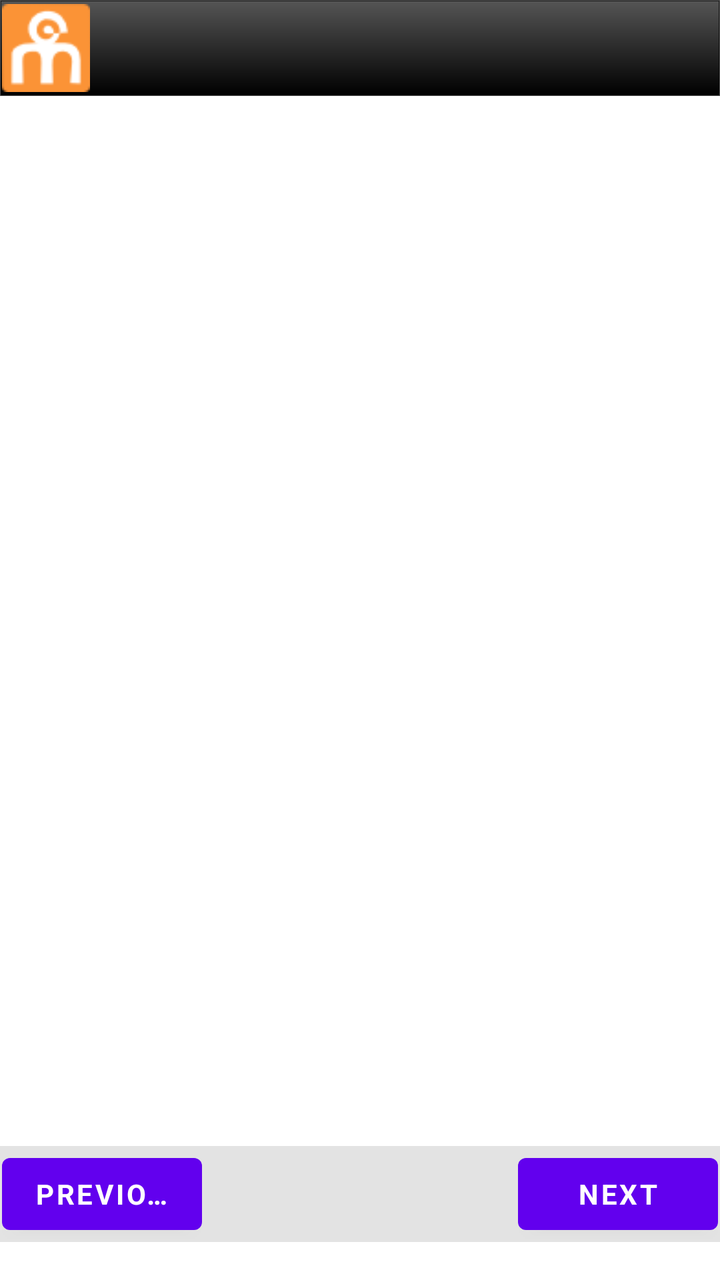
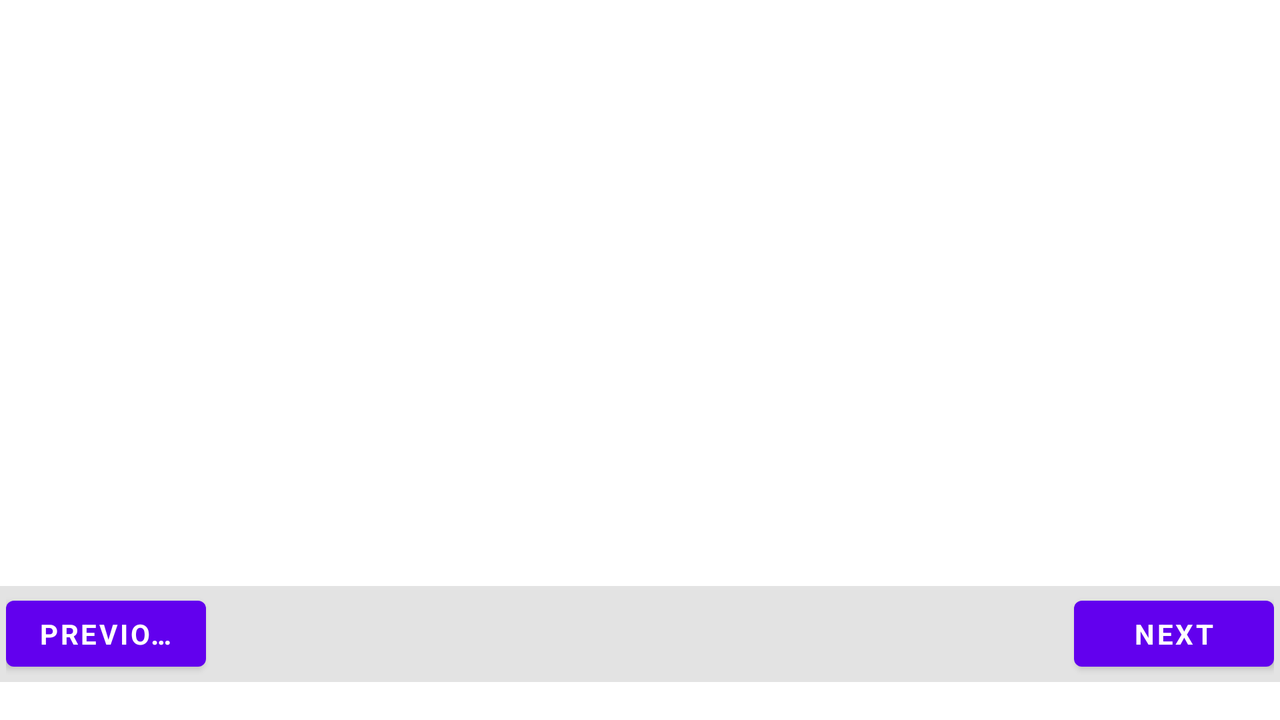

Compare how this app lays out the same screen by default and in its alternative resource folder. The renders come first, then the two layout files and the values they reference.
<!-- AndroidManifest.xml: fallback theme Theme.MaterialComponents.DayNight.NoActionBar -->
<!-- res/layout/viewphotos_activity.xml -->
<?xml version="1.0" encoding="utf-8"?>
<RelativeLayout xmlns:android="http://schemas.android.com/apk/res/android"
    android:layout_width="fill_parent"
    android:layout_height="fill_parent"
    >
    
<include layout="@layout/custom_title"/>
		    
<GridView
	android:id="@+id/photos_container"
	android:layout_width="fill_parent"
	android:layout_height="wrap_content"
	android:layout_centerHorizontal="true"
	android:layout_below="@+id/topheader"
	android:layout_above="@+id/footer"
	
    android:numColumns="3" 
    android:gravity="center_horizontal|center_vertical"
    android:padding="5dip"
    android:verticalSpacing="5dp"    
    android:horizontalSpacing="5dip"
    android:columnWidth="0dip"
    android:stretchMode="columnWidth"
    
        	
>

</GridView>


<LinearLayout
android:layout_width="fill_parent"
android:layout_height="wrap_content"
android:layout_alignParentBottom="true"
android:id="@+id/footer"
android:orientation="vertical"
>

<RelativeLayout 
android:id="@+id/paging_container"
android:layout_width="fill_parent" 
android:layout_height="wrap_content"
android:layout_alignParentLeft="true"
android:layout_below="@+id/photos_container"
android:layout_above="@+id/ad"
android:layout_margin="0dip"

android:gravity="center_vertical"

android:background="#22333333"

android:paddingTop="0dip"
android:paddingBottom="0dip"
android:paddingLeft="1dip"
android:paddingRight="1dip"

>

<Button android:id="@+id/prev"
	android:layout_width="100dip" 
    android:layout_height="wrap_content"
    android:layout_centerVertical="true"
    android:layout_alignParentLeft="true"
  
    android:text="Previous"
    android:textSize="14dp"
    android:textStyle="bold"
    android:typeface="sans"
    
    android:gravity="center"
   
    android:singleLine="true"  
    android:nextFocusUp="@+id/photos_container"
    >
    
</Button>


<Button android:id="@+id/next"
	android:layout_width="100dip" 
  android:layout_height="wrap_content"
    android:layout_centerVertical="true"
    android:layout_alignParentRight="true"
    android:layout_toLeftOf="@+id/prev"
          
    android:text="Next"
    android:textSize="14dp"
    android:typeface="sans"
    android:textStyle="bold"
    android:gravity="center"
    
    
    android:singleLine="true"
        
    
    android:nextFocusUp="@+id/photos_container"
    >
    
</Button>
    
</RelativeLayout>


<include layout="@layout/include_admob"/>
	
</LinearLayout>

</RelativeLayout>
<!-- res/layout/custom_title.xml (included above) -->
<?xml version="1.0" encoding="utf-8"?>
<RelativeLayout xmlns:android="http://schemas.android.com/apk/res/android"
android:gravity="left|center_vertical"
android:layout_width="fill_parent" 
android:layout_height="48dip"
android:background="@drawable/title_bg"
android:id="@+id/topheader_container"
> 


<TextSwitcher   
	android:id="@+id/topheader" 
	android:layout_width="fill_parent" 
    android:layout_height="wrap_content"
    android:gravity="center_vertical|center_horizontal"   
    android:inAnimation="@anim/bottom_to_middle"
    android:outAnimation="@anim/middle_to_top"     
   />   
   
<ImageView
	android:id="@+id/th_image" 
	android:layout_width="44dip" 
    android:layout_height="44dip"
    android:scaleType="centerCrop"
    android:gravity="left"   
    android:layout_gravity="left|center_vertical"
    android:src="@drawable/moob_logo_48"
/>
   
<ProgressBar android:id="@+id/loadingindicator"
		android:layout_width="20dip"  
		android:layout_height="20dip"
		android:layout_alignParentRight="true"
		android:layout_gravity="center_vertical|right"		
		android:layout_marginTop="3dip"
		android:layout_marginRight="2dip"
		android:focusable="false"
		android:visibility="invisible" />
		    
</RelativeLayout>
<!-- res/layout/include_admob.xml (included above) -->
<?xml version="1.0" encoding="utf-8"?>
<merge xmlns:android="http://schemas.android.com/apk/res/android"
	>
	<com.admob.android.ads.AdView xmlns:app="com.admob.android.ads.AdView"
		android:id="@+id/ad" android:visibility="invisible"
		android:layout_width="fill_parent" android:layout_height="wrap_content"
		android:layout_alignParentBottom="true" app:backgroundColor="#00000000"
		app:textColor="#FFffffff" app:keywords="" app:testing="false" />
		
</merge>
<!-- resources referenced by this layout -->
<resources>
  <!-- drawable moob_logo_48: png bitmap (drawable, 1641 bytes) -->
  <!-- drawable title_bg (drawable) -->
  <?xml version="1.0" encoding="utf-8"?>
  <shape xmlns:android="http://schemas.android.com/apk/res/android">    
      <gradient android:startColor="#AA000000" android:endColor="#FF000000" android:angle="270"/>   
      <padding android:left="1dp" android:top="2dip" android:right="1dp" android:bottom="2dip" />
      <corners android:radius="0dp" />  
      <stroke android:width="0.5dip" android:color="#AA000000" />
  </shape>
</resources>
<!-- res/layout-land/viewphotos_activity.xml (the repository's variant of the layout above) -->
<!-- drawn on the phone turned sideways -->
<?xml version="1.0" encoding="utf-8"?>
<RelativeLayout xmlns:android="http://schemas.android.com/apk/res/android"
    android:layout_width="fill_parent"
    android:layout_height="fill_parent"
    >
        
<TextSwitcher  
	android:id="@+id/topheader" 
	android:layout_width="fill_parent" 
    android:layout_height="wrap_content"
    android:gravity="center_vertical|center_horizontal"   
    android:inAnimation="@anim/bottom_to_middle"
    android:outAnimation="@anim/middle_to_top"    
   />
   
<ProgressBar android:id="@+id/loadingindicator"
		android:layout_width="22dp"
		android:layout_height="22dp"
		android:layout_alignParentRight="true"
		android:layout_gravity="center_vertical|right"
		android:paddingTop="0dp"
		android:paddingBottom="0dp"
		android:focusable="false"
		android:visibility="invisible" />    
		
<ProgressBar android:id="@+id/loadingindicator2"
		android:layout_width="22dp"
		android:layout_height="22dp"
		android:layout_alignParentRight="true"
		android:layout_gravity="center_vertical|right"
		android:paddingTop="0dp"
		android:paddingBottom="0dp"
		android:focusable="false"
		android:visibility="invisible" /> 
	
<GridView
	android:id="@+id/photos_container"
	android:layout_width="fill_parent"
	android:layout_height="wrap_content"
	android:layout_centerHorizontal="true"
	android:layout_alignParentTop="true"
	android:layout_above="@+id/footer"
	
    android:numColumns="4" 
    android:gravity="center_horizontal|center_vertical"
    android:padding="5dip"
    android:verticalSpacing="5dp"    
    android:horizontalSpacing="5dip"
    android:columnWidth="0dip"
    android:stretchMode="columnWidth"
    
        	
>

</GridView>


<LinearLayout
android:layout_width="fill_parent"
android:layout_height="wrap_content"
android:layout_alignParentBottom="true"
android:id="@+id/footer"
android:orientation="vertical"
>

<RelativeLayout 
android:layout_width="fill_parent" 
android:layout_height="wrap_content"
android:id="@+id/paging_container"
android:layout_alignParentLeft="true"
android:layout_below="@+id/photos_container"
android:gravity="center_vertical"
android:background="#22333333"
android:layout_above="@+id/ad"
android:paddingTop="3dip"
android:paddingBottom="0dip"
android:paddingLeft="3dip"
android:paddingRight="3dip"
>

<Button android:id="@+id/prev"
	android:layout_width="100dip" 
    android:layout_height="45dip"
    android:layout_centerVertical="true"
    android:layout_alignParentLeft="true"
  
    android:text="Previous"
    android:textSize="14dp"
    android:textStyle="bold"
    android:typeface="sans"
    
    android:gravity="center"
   
    android:singleLine="true"  
    android:nextFocusUp="@+id/photos_container"
    >
    
</Button>


<Button android:id="@+id/next"
	android:layout_width="100dip" 
    android:layout_height="45dip"
    android:layout_centerVertical="true"
    android:layout_alignParentRight="true"
    android:layout_toLeftOf="@+id/prev"
          
    android:text="Next"
    android:textSize="14dp"
    android:typeface="sans"
    android:textStyle="bold"
    android:gravity="center"
    
    
    android:singleLine="true"
        
    
    android:nextFocusUp="@+id/photos_container"
    >
    
</Button>
    
</RelativeLayout>


<include layout="@layout/include_admob"/>
	
</LinearLayout>

</RelativeLayout>
<!-- resources referenced by the variant -->
<!-- as the phone turned sideways resolves them -->
<resources>

</resources>
